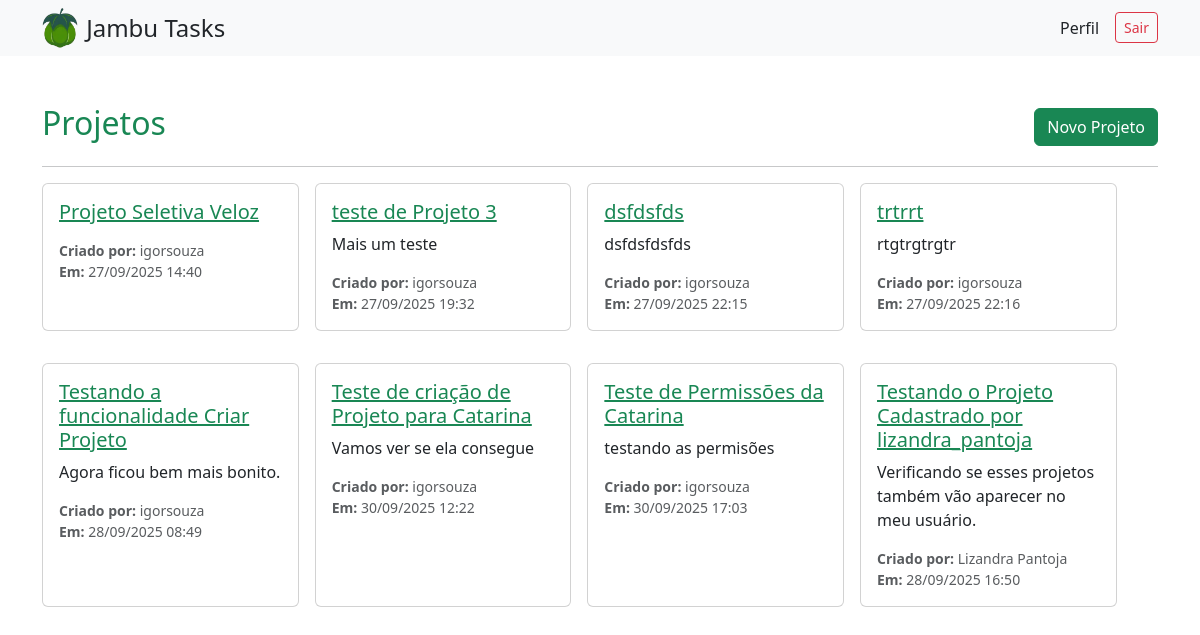
Screenshot of /projetos/ (signed in) with the database file from the repository.
### projetos/models.py (models this page shows, shortened)
class Projeto(models.Model):
    titulo = models.CharField("Título", max_length=200, default="Sem título")
    descricao = models.TextField("Descrição", blank=True)
    participantes = models.ManyToManyField(
        User,
        related_name="projetos",
        blank=True,
        verbose_name="Participantes"
    )
    criador = models.ForeignKey(
        User,
        on_delete=models.SET_NULL,
        null=True,
        related_name='projetos_criados',
        verbose_name="Criador"
    )
    criado_em = models.DateTimeField("Criado em", auto_now_add=True)

### projetos/views.py (the view)
# urls.py: path('', ListaProjetos.as_view(), name='lista_projetos'),
class ListaProjetos(LoginRequiredMixin, generic.ListView):
    model = Projeto
    template_name = 'projetos/lista_projetos.html'
    context_object_name = 'projetos'
    ordering = ['-criado_em']
    permission_required = 'projetos.view_projeto'
    def get_queryset(self):
        user = self.request.user
        return Projeto.objects.filter(
            models.Q(criador=user) | models.Q(participantes=user)
        ).distinct()

### projetos/templates/projetos/lista_projetos.html
{% extends "base.html" %}
{% block content %}
<div class="container mt-4">
  <div class="d-flex justify-content-between align-items-center">
    <h2 class="text-success">Projetos</h2>
    {% if perms.projetos.add_projeto %}
      <a class="btn btn-success" href="{% url 'projetos:criar' %}">Novo Projeto</a>
    {% endif %}
  </div>
  <hr>
  <div class="d-flex flex-wrap gap-3">
    {% for projeto in projetos %}
      <div class="card mb-3" style="width:23%;">
        <div class="card-body">
          <h5>
            <a class="text-success" href="{% url 'projetos:detalhe' projeto.pk %}">
              {{ projeto.titulo }}
            </a>
          </h5>
          <p>{{ projeto.descricao|truncatewords:20 }}</p>
          <small class="text-muted d-block mt-2">
            <strong>Criado por:</strong>
            {{ projeto.criador.get_full_name|default:projeto.criador.username }}
            <br>
            <strong>Em:</strong> {{ projeto.criado_em|date:"d/m/Y H:i" }}
          </small>
        </div>
      </div>
    {% empty %}
      <p>Nenhum projeto encontrado.</p>
    {% endfor %}
  </div>
</div>
{% endblock %}

### rows the page displays
Projeto: titulo "Projeto Seletiva Veloz", criador.get_full_name "igorsouza", criado_em "27/09/2025 14:40"
Projeto: titulo "teste de Projeto 3", descricao "Mais um teste", criador.get_full_name "igorsouza", criado_em "27/09/2025 19:32"
Projeto: titulo "dsfdsfds", descricao "dsfdsfdsfds", criador.get_full_name "igorsouza", criado_em "27/09/2025 22:15"
Projeto: titulo "trtrrt", descricao "rtgtrgtrgtr", criador.get_full_name "igorsouza", criado_em "27/09/2025 22:16"
Projeto: titulo "Testando a funcionalidade Criar Projeto", descricao "Agora ficou bem mais bonito.", criador.get_full_name "igorsouza", criado_em "28/09/2025 08:49"
Projeto: titulo "Teste de criação de Projeto para Catarina", descricao "Vamos ver se ela consegue", criador.get_full_name "igorsouza", criado_em "30/09/2025 12:22"
Projeto: titulo "Teste de Permissões da Catarina", descricao "testando as permisões", criador.get_full_name "igorsouza", criado_em "30/09/2025 17:03"
Projeto: titulo "Testando o Projeto Cadastrado por lizandra_pantoja", descricao "Verificando se esses projetos também vão aparecer no meu usuário.", criador.get_full_name "Lizandra Pantoja", criado_em "28/09/2025 16:50"
